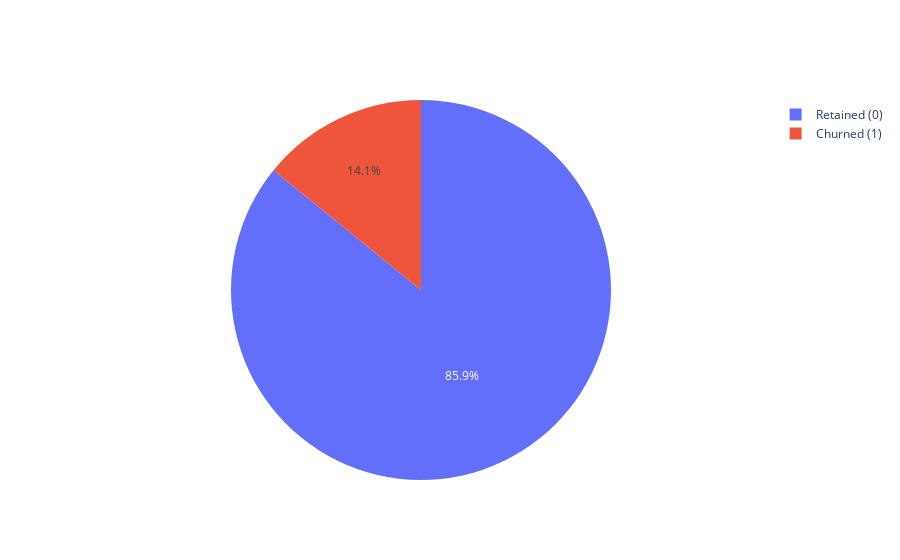

Notebook code for this chart:
### Markdown cell above
## Class balance

### Code cell
#show class with people left and retained
DF['class'].value_counts() 

fig = go.Figure(data= [go.Pie(labels=['Retained (0)', 'Churned (1)'], values= DF['class'].value_counts())])
fig.show()

### Figure 1 — Plotly figure (JSON) as saved in the notebook; plotly's stock layout.template omitted (floating-point values rounded to 4 significant figures)
{"data": [{"labels": ["Retained (0)", "Churned (1)"], "type": "pie", "values": [4293, 707]}], "layout": {}}
